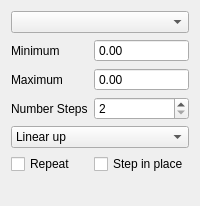
<?xml version="1.0" encoding="UTF-8"?>
<ui version="4.0">
 <class>Form</class>
 <widget class="QWidget" name="Form">
  <property name="geometry">
   <rect>
    <x>0</x>
    <y>0</y>
    <width>195</width>
    <height>206</height>
   </rect>
  </property>
  <property name="windowTitle">
   <string>Form</string>
  </property>
  <layout class="QGridLayout" name="gridLayout">
   <item row="0" column="0" colspan="2">
    <widget class="QComboBox" name="comboBoxParameter"/>
   </item>
   <item row="4" column="0" colspan="2">
    <widget class="QComboBox" name="scanTypeCombo">
     <item>
      <property name="text">
       <string>Linear up</string>
      </property>
     </item>
     <item>
      <property name="text">
       <string>Linear down</string>
      </property>
     </item>
     <item>
      <property name="text">
       <string>Randomized</string>
      </property>
     </item>
    </widget>
   </item>
   <item row="2" column="1">
    <widget class="MagnitudeSpinBox" name="maximumBox">
     <property name="buttonSymbols">
      <enum>QAbstractSpinBox::NoButtons</enum>
     </property>
    </widget>
   </item>
   <item row="2" column="0">
    <widget class="QLabel" name="label_2">
     <property name="text">
      <string>Maximum</string>
     </property>
    </widget>
   </item>
   <item row="1" column="0">
    <widget class="QLabel" name="label">
     <property name="text">
      <string>Minimum</string>
     </property>
    </widget>
   </item>
   <item row="6" column="1">
    <spacer name="verticalSpacer">
     <property name="orientation">
      <enum>Qt::Vertical</enum>
     </property>
     <property name="sizeHint" stdset="0">
      <size>
       <width>20</width>
       <height>2</height>
      </size>
     </property>
    </spacer>
   </item>
   <item row="3" column="1">
    <widget class="QSpinBox" name="stepsBox">
     <property name="minimum">
      <number>2</number>
     </property>
     <property name="maximum">
      <number>10000</number>
     </property>
    </widget>
   </item>
   <item row="3" column="0">
    <widget class="QLabel" name="label_3">
     <property name="text">
      <string>Number Steps</string>
     </property>
    </widget>
   </item>
   <item row="1" column="1">
    <widget class="MagnitudeSpinBox" name="minimumBox">
     <property name="sizePolicy">
      <sizepolicy hsizetype="Minimum" vsizetype="Fixed">
       <horstretch>1</horstretch>
       <verstretch>0</verstretch>
      </sizepolicy>
     </property>
     <property name="frame">
      <bool>true</bool>
     </property>
     <property name="buttonSymbols">
      <enum>QAbstractSpinBox::NoButtons</enum>
     </property>
    </widget>
   </item>
   <item row="5" column="0">
    <widget class="QCheckBox" name="repeatCheckBox">
     <property name="text">
      <string>Repeat</string>
     </property>
    </widget>
   </item>
   <item row="5" column="1">
    <widget class="QCheckBox" name="stepInPlaceCheckBox">
     <property name="text">
      <string>Step in place</string>
     </property>
    </widget>
   </item>
  </layout>
 </widget>
 <customwidgets>
  <customwidget>
   <class>MagnitudeSpinBox</class>
   <extends>QDoubleSpinBox</extends>
   <header>MagnitudeSpinBox</header>
  </customwidget>
 </customwidgets>
 <resources/>
 <connections/>
</ui>
